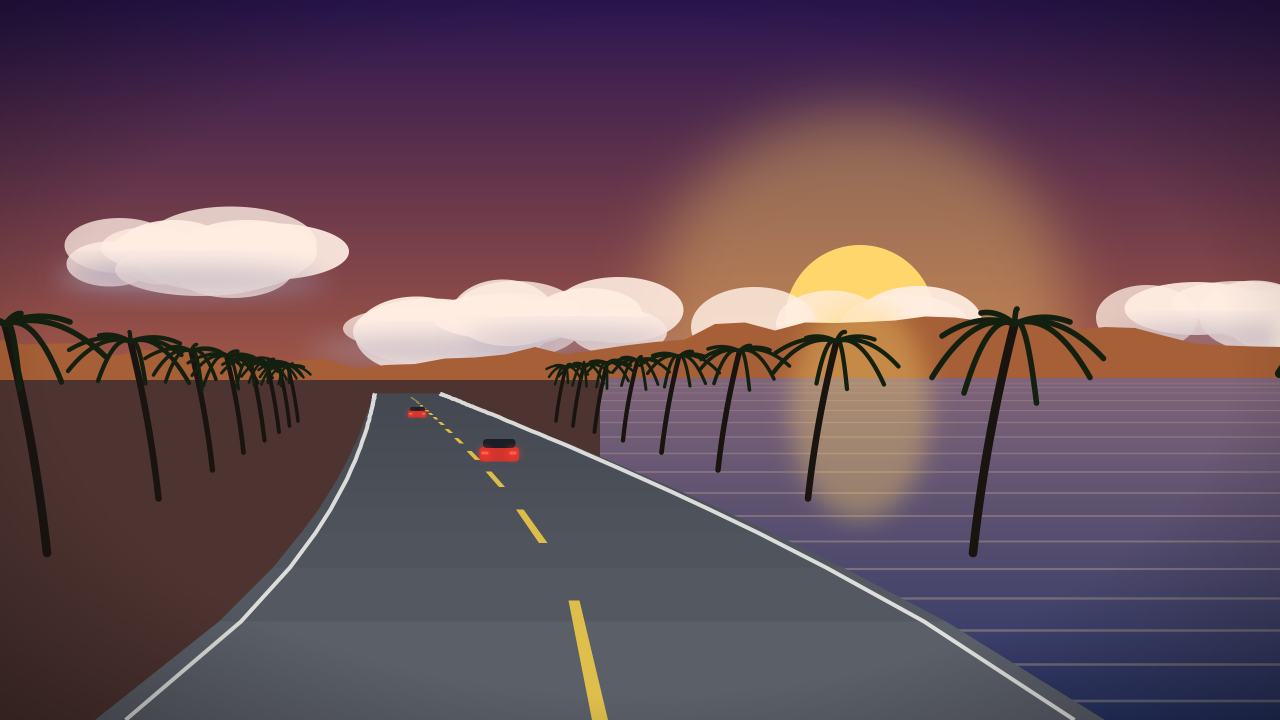
#> input picture scripts/art/out.png/or2sdx.png, 2560 x 1440 px (shown at 1/2 size)
$ python scenes.py out.png
#> lines starting #> are read from the running program, lines starting #| are printed output that depends on the picture
#!/usr/bin/env python3
"""Original illustrations for the launcher's hub: one scene per game.

Dev-time asset authoring only (the outputs, assets/art/*.jpg, are committed;
nothing in the build or the package runs this). Every scene is drawn here
from shapes and a fixed seed: no photos, no game files, no official art, no
logos and no characters. Sega's arcade racers of the 2000s live under big
skies, so each scene is a road receding to the horizon under its own sky: a
sunset coast with palms (OutRun 2 SP SDX), a midday coast (OutRun 2 SP), a
city at golden hour (Crazy Taxi), a jungle dirt stage (SEGA Rally 3), a
speedway under a blue sky with clouds (SEGA Racing Classic), the same
speedway at night under floodlights (Daytona Championship USA) and a street
circuit by the sea (F355 Challenge 2).

usage: python3 -I scripts/art/scenes.py assets/art   (needs rsvg-convert, Pillow)
"""
import math
import os
import random
import subprocess
import sys

W, H = 2560, 1440
HORIZON = 760
VX = W // 2 - 80


def hexrgb(h):
    h = h.lstrip('#')
    return tuple(int(h[i:i + 2], 16) for i in (0, 2, 4))


def mix(a, b, t):
    a, b = hexrgb(a), hexrgb(b)
    return '#%02x%02x%02x' % tuple(round(x + (y - x) * t) for x, y in zip(a, b))


class Scene:
    def __init__(self, slug, seed, sky_top, sky_low, sun, ground, bend, features, road='asphalt',
                 sea='#1b6fa8', night=False):
        self.slug, self.seed = slug, seed
        self.sky_top, self.sky_low, self.sun, self.ground = sky_top, sky_low, sun, ground
        self.bend, self.features, self.road, self.sea, self.night = bend, set(features), road, sea, night


SCENES = [
    # OutRun 2 SP SDX: the coast road at sunset, palms, the sea on the right
    Scene('or2sdx', 3, '#2b1650', '#ff8a3d', '#ffd66b', '#3a2a2e', -0.55,
          ['sun', 'sea_right', 'palms', 'clouds_low'], sea='#3a4f9a'),
    # OutRun 2 SP Special Tours: the same coast at midday, turquoise water, cliffs
    Scene('or2sp', 5, '#1f74d6', '#bfe7ff', '#fffbe0', '#c9b58a', 0.45,
          ['sea_left', 'palms', 'clouds', 'cliffs'], sea='#19b6c9'),
    # Crazy Taxi High Roller: a city avenue at golden hour
    Scene('cthr', 8, '#3366b8', '#ffc77a', '#fff0b0', '#2c2f38', 0.2,
          ['city', 'clouds_low', 'sun']),
    # SEGA Rally 3: a jungle dirt stage, dust in the air
    Scene('sr3', 13, '#3d8fd8', '#e7f2d8', '#fffbe8', '#2f4a1c', -0.8,
          ['jungle', 'clouds', 'dust'], road='dirt'),
    # SEGA Racing Classic: the speedway under a blue sky and white clouds
    Scene('src', 17, '#0f4fd0', '#9fd2ff', '#ffffff', '#2f8a3a', 0.65,
          ['speedway', 'clouds_big']),
    # F355 Challenge 2: a street circuit by the sea, late afternoon
    Scene('f355', 23, '#3a62b8', '#ffd9a0', '#fff1c9', '#3b3f48', 0.75,
          ['sun', 'sea_left', 'city', 'clouds_low'], sea='#2a7fb0'),
    # Daytona Championship USA: the speedway at night, floodlights
    Scene('dcusa', 19, '#050a1c', '#1e2f6a', '#e8f0ff', '#14361a', 0.65,
          ['speedway', 'floodlights'], night=True),
]


# ----------------------------------------------------------------- the road

def centre(s, u):
    """The road's centre line at depth u (0 at the horizon, 1 at the bottom edge)."""
    far = (1 - u) ** 2
    return VX + s.bend * 760 * far


def half_width(u):
    return 30 + 980 * u


def ypos(u):
    return HORIZON + (H - HORIZON) * u


def pt(s, u, lateral, height=0.0):
    return centre(s, u) + lateral * half_width(u), ypos(u) - height * 520 * u


def depths(n, near=1.0, far=0.04):
    z0, z1 = 1 / near, 1 / far
    return [1 / (z0 + (z1 - z0) * (i / (n - 1))) for i in range(n)]


def poly(points, fill, extra=''):
    return f'<polygon points="{" ".join(f"{x:.0f},{y:.0f}" for x, y in points)}" fill="{fill}" {extra}/>'


def defs(s):
    return f'''<defs>
  <linearGradient id="sky" x1="0" y1="0" x2="0" y2="1">
    <stop offset="0" stop-color="{s.sky_top}"/>
    <stop offset="0.7" stop-color="{mix(s.sky_top, s.sky_low, 0.75)}"/>
    <stop offset="1" stop-color="{s.sky_low}"/>
  </linearGradient>
  <linearGradient id="sea" x1="0" y1="0" x2="0" y2="1">
    <stop offset="0" stop-color="{mix(s.sea, s.sky_low, 0.35)}"/>
    <stop offset="1" stop-color="{mix(s.sea, '#000000', 0.35)}"/>
  </linearGradient>
  <radialGradient id="vig" cx="0.5" cy="0.5" r="0.78">
    <stop offset="0.6" stop-color="#000" stop-opacity="0"/>
    <stop offset="1" stop-color="#000" stop-opacity="{0.75 if s.night else 0.45}"/>
  </radialGradient>
  <filter id="blur6" x="-50%" y="-50%" width="200%" height="200%"><feGaussianBlur stdDeviation="6"/></filter>
  <filter id="blur24" x="-50%" y="-50%" width="200%" height="200%"><feGaussianBlur stdDeviation="24"/></filter>
  <filter id="blur60" x="-50%" y="-50%" width="200%" height="200%"><feGaussianBlur stdDeviation="60"/></filter>
</defs>'''


def sky(r, s):
    out = [f'<rect width="{W}" height="{H}" fill="url(#sky)"/>']
    if s.night:
        for _ in range(260):
            out.append(f'<circle cx="{r.randint(0, W)}" cy="{r.randint(10, HORIZON - 200)}" '
                       f'r="{r.uniform(0.7, 2.0):.1f}" fill="#fff" opacity="{r.uniform(0.2, 0.8):.2f}"/>')
    if 'sun' in s.features:
        sx, sy = VX + 520, HORIZON - 120
        out.append(f'<circle cx="{sx}" cy="{sy}" r="420" fill="{s.sun}" opacity="0.35" filter="url(#blur60)"/>')
        out.append(f'<circle cx="{sx}" cy="{sy}" r="150" fill="{s.sun}"/>')
    else:
        out.append(f'<circle cx="{W - 420}" cy="180" r="260" fill="{s.sun}" opacity="0.5" filter="url(#blur60)"/>')
    return '\n'.join(out)


def clouds(r, s, n, ymin, ymax, big=False):
#> called with n = 6, ymin = 500, ymax = 680, big = False
    out = []
    for _ in range(n):
        cx, cy = r.randint(-100, W + 100), r.randint(ymin, ymax)
        size = r.uniform(1.4, 2.6) if big else r.uniform(0.6, 1.3)
        col = mix('#ffffff', s.sky_low, 0.15)
        for _ in range(7):
            out.append(f'<ellipse cx="{cx + r.uniform(-200, 200) * size:.0f}" cy="{cy + r.uniform(-30, 30) * size:.0f}" '
                       f'rx="{r.uniform(90, 170) * size:.0f}" ry="{r.uniform(40, 80) * size:.0f}" fill="{col}" '
                       f'opacity="{r.uniform(0.75, 0.95):.2f}"/>')
        out.append(f'<ellipse cx="{cx}" cy="{cy + 50 * size:.0f}" rx="{260 * size:.0f}" ry="{30 * size:.0f}" '
                   f'fill="{mix(s.sky_top, "#ffffff", 0.55)}" opacity="0.5" filter="url(#blur24)"/>')
    return '\n'.join(out)


def sea(s, side):
    x0 = 0 if side < 0 else VX
    x1 = VX if side < 0 else W
    out = [f'<rect x="{x0}" y="{HORIZON - 4}" width="{x1 - x0}" height="{H - HORIZON + 4}" fill="url(#sea)"/>']
    for k in range(18):
        y = HORIZON + 6 + k * k * 2.2
        out.append(f'<line x1="{x0}" y1="{y:.0f}" x2="{x1}" y2="{y:.0f}" stroke="{mix(s.sun, "#ffffff", 0.4)}" '
                   f'stroke-width="{1 + k * 0.25:.1f}" opacity="{0.12 + 0.01 * k:.2f}"/>')
    if 'sun' in s.features:
        out.append(f'<ellipse cx="{VX + 520}" cy="{HORIZON + 60}" rx="140" ry="220" fill="{s.sun}" opacity="0.35" filter="url(#blur24)"/>')
    return '\n'.join(out)


def hills(r, s, base, amp, shade):
#> called with base = 740, amp = 90, shade = '#a65f36'
    pts = [(-10, HORIZON + 40)]
    x = -10
    while x <= W + 80:
        pts.append((x, base - amp * (0.5 + 0.5 * math.sin(x / 380 + s.seed)) - r.uniform(0, amp * 0.3)))
        x += 60
    pts.append((W + 10, HORIZON + 40))
    return poly(pts, shade)


def cliffs(r, s):
    out = []
    pts = [(VX + 200, HORIZON + 4)]
    x = VX + 200
    while x < W + 60:
        pts.append((x, HORIZON - 40 - (x - VX) * 0.32 - r.uniform(0, 50)))
        x += 70
    pts += [(W + 10, H), (VX + 200, H)]
    out.append(poly(pts, mix(s.ground, '#7a5a3a', 0.4)))
    return '\n'.join(out)


def city(r, s):
    out = []
    for layer, (count, hmin, hmax, shade) in enumerate([(40, 120, 380, 0.55), (26, 220, 620, 0.35)]):
        for _ in range(count):
            side = r.choice((-1, 1))
            x = VX + side * r.uniform(160, 1300) * (1 + layer * 0.6)
            w = r.uniform(60, 160) * (1 + layer)
            h = r.uniform(hmin, hmax)
            col = mix('#20283a', s.sky_low, shade)
            out.append(f'<rect x="{x - w / 2:.0f}" y="{HORIZON - h:.0f}" width="{w:.0f}" height="{h + 10:.0f}" fill="{col}"/>')
            for wy in range(int(HORIZON - h + 20), HORIZON - 10, 34):
                for wx in range(int(x - w / 2 + 10), int(x + w / 2 - 10), 26):
                    if r.random() < 0.35:
                        out.append(f'<rect x="{wx}" y="{wy}" width="12" height="16" fill="{s.sun}" opacity="0.55"/>')
    return '\n'.join(out)


def palms(r, s):
    out = []
    for side in (-1, 1):
        if ('sea_right' in s.features and side > 0) or ('sea_left' in s.features and side < 0):
            lat = 1.6
        else:
            lat = 1.9
        for u in depths(9, 0.95, 0.12):
            x, y = pt(s, u, side * lat)
            h = 900 * u
            lean = side * 0.18 * h
            trunk = f'M{x:.0f},{y:.0f} Q{x + lean * 0.3:.0f},{y - h * 0.5:.0f} {x + lean:.0f},{y - h:.0f}'
            col = '#1a1410' if 'sun' in s.features else '#3b2a1c'
            out.append(f'<path d="{trunk}" stroke="{col}" stroke-width="{4 + 26 * u:.1f}" fill="none" stroke-linecap="round"/>')
            tx, ty = x + lean, y - h
            leaf = '#14200f' if 'sun' in s.features else '#2f7a2e'
            for a in range(9):
                ang = a / 9 * math.pi * 2 + r.uniform(-0.2, 0.2)
                ln = h * r.uniform(0.32, 0.45)
                ex, ey = tx + math.cos(ang) * ln, ty + math.sin(ang) * ln * 0.5 + ln * 0.35
                cx, cy = tx + math.cos(ang) * ln * 0.5, ty - ln * 0.15
                out.append(f'<path d="M{tx:.0f},{ty:.0f} Q{cx:.0f},{cy:.0f} {ex:.0f},{ey:.0f}" stroke="{leaf}" '
                           f'stroke-width="{3 + 16 * u:.1f}" fill="none" stroke-linecap="round"/>')
    return '\n'.join(out)


def jungle(r, s):
    out = [hills(r, s, HORIZON - 40, 160, mix(s.ground, s.sky_low, 0.45)),
           hills(r, s, HORIZON + 10, 120, mix(s.ground, s.sky_low, 0.2))]
    for side in (-1, 1):
        for u in depths(26, 1.0, 0.06):
            x, y = pt(s, u, side * r.uniform(1.4, 2.6))
            rad = 260 * u * r.uniform(0.7, 1.3)
            for _ in range(4):
                out.append(f'<circle cx="{x + r.uniform(-1, 1) * rad:.0f}" cy="{y - rad * r.uniform(0.6, 1.8):.0f}" '
                           f'r="{rad * r.uniform(0.5, 0.9):.0f}" fill="{mix(s.ground, "#6fb03a", r.uniform(0.1, 0.5))}"/>')
    return '\n'.join(out)


def speedway(r, s):
    """The outside wall, a grandstand along it, flags and the infield."""
    out = []
    side = -1 if s.bend > 0 else 1
    # infield grass on the inside, the grandstand behind the outside wall
    stand = [(0 if side < 0 else W, HORIZON - 260)]
    for u in depths(30, 1.0, 0.04):
        stand.append(pt(s, u, side * 1.55, 0.7))
    stand.append((0 if side < 0 else W, H))
    stand_col = mix('#3a4256', s.sky_low, 0.2) if not s.night else '#141a2c'
    out.append(poly(stand, stand_col))
    # the crowd: dots of colour on the stand
    for _ in range(1800):
        u = r.uniform(0.06, 0.95)
        x, y = pt(s, u, side * r.uniform(1.6, 3.4), r.uniform(0.05, 0.6))
        col = r.choice(['#ffffff', '#ff4040', '#ffd23f', '#3fa0ff', '#20232c'])
        out.append(f'<rect x="{x:.0f}" y="{y:.0f}" width="{2 + 6 * u:.0f}" height="{2 + 6 * u:.0f}" fill="{col}" '
                   f'opacity="{0.5 if s.night else 0.8}"/>')
    # the wall: white concrete, a coloured band
    us = depths(50, 1.0, 0.04)
    for u0, u1 in zip(us, us[1:]):
        a0, b0 = pt(s, u0, side * 1.12), pt(s, u0, side * 1.12, 0.16)
        a1, b1 = pt(s, u1, side * 1.12), pt(s, u1, side * 1.12, 0.16)
        out.append(poly([a0, a1, b1, b0], '#e9edf2' if not s.night else '#9aa6c0'))
        m0, m1 = pt(s, u0, side * 1.12, 0.08), pt(s, u1, side * 1.12, 0.08)
        out.append(poly([m0, m1, b1, b0], '#d0342c'))
    # banners along the top of the wall
    for i, u in enumerate(depths(14, 0.9, 0.08)):
        x, y = pt(s, u, side * 1.12, 0.3)
        w, h = 160 * u, 60 * u
        col = ['#ffd23f', '#1f5fd6', '#d0342c', '#ffffff'][i % 4]
        out.append(f'<rect x="{x - w / 2:.0f}" y="{y:.0f}" width="{w:.0f}" height="{h:.0f}" fill="{col}"/>')
    return '\n'.join(out)


# [9 lines left out: function floodlights, not called in this run]


def road(r, s):
    ground = mix(s.ground, s.sky_low, 0.1)
    out = [f'<rect x="0" y="{HORIZON}" width="{W}" height="{H - HORIZON}" fill="{ground}"/>']
    if 'sea_right' in s.features:
        out.append(sea(s, 1))
    if 'sea_left' in s.features:
        out.append(sea(s, -1))
    us = depths(60)
    if s.road == 'dirt':
        base, edge = '#a8794a', '#7a5532'
    elif s.night:
        base, edge = '#2a2f3a', '#1c2029'
    else:
        base, edge = '#5b5f68', '#43474f'
    for u0, u1 in zip(us, us[1:]):
        a, b = pt(s, u0, -1), pt(s, u0, 1)
        c, d = pt(s, u1, 1), pt(s, u1, -1)
        out.append(poly([a, b, c, d], mix(edge, base, u0)))
    if s.road == 'dirt':
        for lat in (-0.45, 0.45):
            pts = [pt(s, u, lat) for u in us]
            out.append(f'<polyline points="{" ".join(f"{x:.0f},{y:.0f}" for x, y in pts)}" stroke="#6a4a2a" '
                       f'stroke-width="40" fill="none" opacity="0.35"/>')
    else:
        for lat in (-0.94, 0.94):
            pts = [pt(s, u, lat) for u in us]
            out.append(f'<polyline points="{" ".join(f"{x:.0f},{y:.0f}" for x, y in pts)}" stroke="#f4f4f0" '
                       f'stroke-width="8" fill="none" opacity="0.85"/>')
        dash = depths(36, 1.0, 0.05)
        for i in range(0, len(dash) - 1, 2):
            u0, u1 = dash[i], dash[i + 1]
            (xa, ya), (xb, yb) = pt(s, u0, 0), pt(s, u1, 0)
            w0, w1 = 2 + 14 * u0, 2 + 14 * u1
            col = '#f6d046' if 'speedway' not in s.features else '#ffffff'
            out.append(poly([(xa - w0, ya), (xa + w0, ya), (xb + w1, yb), (xb - w1, yb)], col, 'opacity="0.85"'))
    return '\n'.join(out)


def tail_lights(r, s):
    out = []
    for u, lat in ((0.24, 0.15), (0.11, -0.25)):
        cx, y = pt(s, u, lat)
        wd = 150 * u
        out.append(f'<rect x="{cx - wd * 1.1:.0f}" y="{y - wd * 0.8:.0f}" width="{wd * 2.2:.0f}" height="{wd * 0.8:.0f}" '
                   f'rx="{wd * 0.2:.0f}" fill="#d0342c"/>')
        out.append(f'<rect x="{cx - wd * 0.9:.0f}" y="{y - wd * 1.25:.0f}" width="{wd * 1.8:.0f}" height="{wd * 0.5:.0f}" '
                   f'rx="{wd * 0.2:.0f}" fill="#1a1e26"/>')
        for dx in (-1, 1):
            lx = cx + dx * wd * 0.78
            out.append(f'<rect x="{lx - wd * 0.2:.0f}" y="{y - wd * 0.55:.0f}" width="{wd * 0.4:.0f}" height="{wd * 0.18:.0f}" '
                       f'rx="2" fill="#ff7a5a"/>')
            if s.night or 'sun' in s.features:
                out.append(f'<circle cx="{lx:.0f}" cy="{y - wd * 0.46:.0f}" r="{wd * 0.4:.0f}" fill="#ff3b30" '
                           f'opacity="0.45" filter="url(#blur6)"/>')
    return '\n'.join(out)


def dust(r, s):
    out = []
    cx, y = pt(s, 0.24, 0.15)
    for _ in range(14):
        out.append(f'<ellipse cx="{cx + r.uniform(-200, 200):.0f}" cy="{y + r.uniform(-60, 20):.0f}" '
                   f'rx="{r.uniform(80, 220):.0f}" ry="{r.uniform(30, 80):.0f}" fill="#e8cfa4" opacity="0.25" filter="url(#blur24)"/>')
    return '\n'.join(out)


def svg(s):
    r = random.Random(s.seed)
    parts = [f'<svg xmlns="http://www.w3.org/2000/svg" width="{W}" height="{H}" viewBox="0 0 {W} {H}">', defs(s), sky(r, s)]
    if 'clouds' in s.features:
        parts.append(clouds(r, s, 9, 80, HORIZON - 260))
    if 'clouds_big' in s.features:
        parts.append(clouds(r, s, 7, 60, HORIZON - 320, big=True))
    if 'clouds_low' in s.features:
        parts.append(clouds(r, s, 6, HORIZON - 260, HORIZON - 80))
    if 'floodlights' in s.features:
        parts.append(floodlights(r, s))
    if 'city' in s.features:
        parts.append(city(r, s))
    if not ({'city', 'speedway', 'jungle'} & s.features):
        parts.append(hills(r, s, HORIZON - 20, 90, mix(s.ground, s.sky_low, 0.55)))
    parts.append(road(r, s))
    if 'cliffs' in s.features:
        parts.append(cliffs(r, s))
    if 'jungle' in s.features:
        parts.append(jungle(r, s))
    if 'speedway' in s.features:
        parts.append(speedway(r, s))
    parts.append(tail_lights(r, s))
    if 'dust' in s.features:
        parts.append(dust(r, s))
    if 'palms' in s.features:
        parts.append(palms(r, s))
    parts.append(f'<rect width="{W}" height="{H}" fill="url(#vig)"/>')
    parts.append('</svg>')
    return '\n'.join(parts)


def main():
    out = sys.argv[1]
    os.makedirs(out, exist_ok=True)
    from PIL import Image
    for s in SCENES:
        svg_path = os.path.join(out, s.slug + '.svg')
        png_path = os.path.join(out, s.slug + '.png')
        with open(svg_path, 'w') as f:
            f.write(svg(s))
        subprocess.run(['rsvg-convert', '-o', png_path, svg_path], check=True)
        im = Image.open(png_path).convert('RGB')
#> im is the input picture: PIL image 2560x1440 RGB; mean R, G, B 102.5, 78.4, 88.5
        grain = Image.frombytes('L', im.size, random.Random(s.seed).randbytes(im.size[0] * im.size[1]))
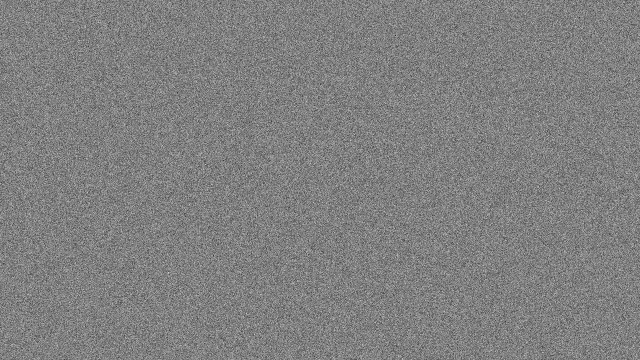
#> grain: PIL image 2560x1440 L (shown at 1/4 size); min 0, max 255, mean 127.5
        im = Image.blend(im, grain.convert('RGB'), 0.025)
        im.resize((1920, 1080), Image.LANCZOS).save(os.path.join(out, s.slug + '.jpg'), quality=86, optimize=True, progressive=True)
        im.resize((512, 288), Image.LANCZOS).save(os.path.join(out, s.slug + '-tile.jpg'), quality=86)
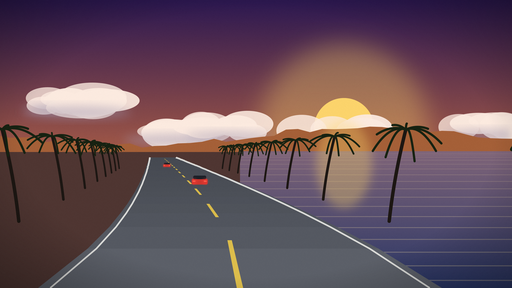
#> saved as or2sdx-tile.jpg: PIL image 512x288 RGB; mean R, G, B 102.6, 79.1, 89
        os.remove(png_path)
        os.remove(svg_path)
        print(s.slug)
#> pass 2 of the loop in main, `for s in SCENES:`:
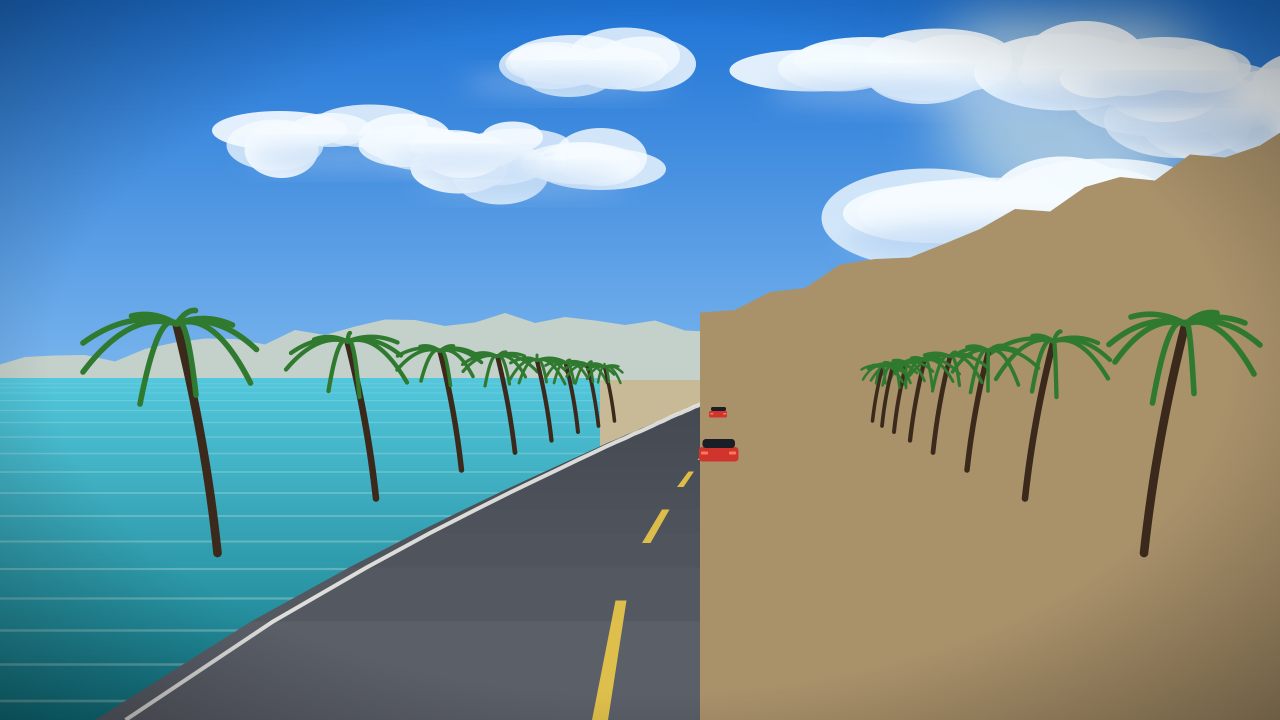
#> input picture scripts/art/out.png/or2sp.png, 2560 x 1440 px (shown at 1/2 size)
#> in main, im is the input picture: PIL image 2560x1440 RGB; mean R, G, B 118, 148.1, 160.7
#> in main, `grain = Image.frombytes('L', im.size, random.Random(s.seed).randbytes(..`:
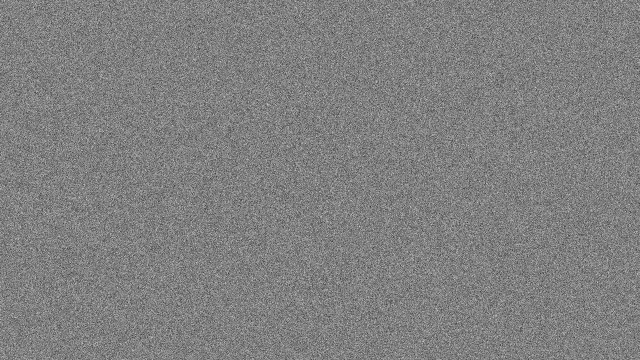
#> grain: PIL image 2560x1440 L (shown at 1/4 size); min 0, max 255, mean 127.5
#> in main, `im.resize((512, 288), Image.LANCZOS).save(os.path.join(out, s.slug + '..`:
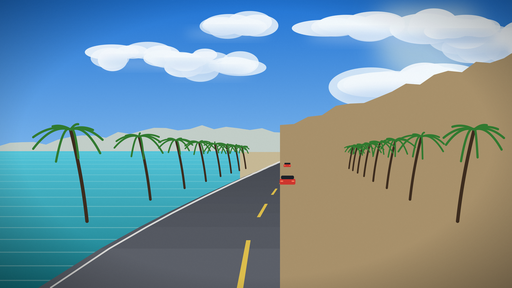
#> saved as or2sp-tile.jpg: PIL image 512x288 RGB; mean R, G, B 117.7, 147.1, 159.4


if __name__ == '__main__':
#> (the run stopped early here; a loop or call above may not have finished)
